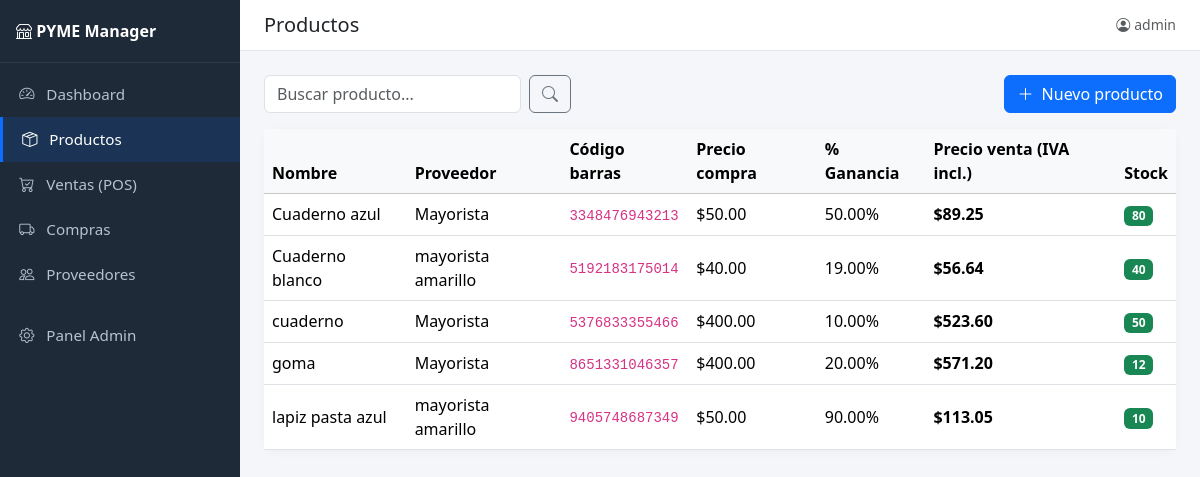
The page /productos/ (signed in) on the database its author committed.
### core/models.py (models this page shows, shortened)
class Producto(models.Model):
    nombre = models.CharField(max_length=100)
    proveedor = models.ForeignKey(
        Proveedor,
        on_delete=models.SET_NULL,
        null=True,
        blank=True,
        related_name='productos'
    )
    codigo_barras = models.CharField(max_length=13, unique=True, null=True, blank=True)
    precio_compra = models.DecimalField(max_digits=10, decimal_places=2)
    porcentaje_ganancia = models.DecimalField(max_digits=5, decimal_places=2)
    stock_actual = models.PositiveIntegerField(default=0)
    stock_minimo = models.PositiveIntegerField(default=5)
    @property
    def precio_venta(self):
        if not self.precio_compra or not self.porcentaje_ganancia:
            return Decimal('0.00')
        ganancia = self.porcentaje_ganancia / Decimal('100')
        precio_base = self.precio_compra * (Decimal('1') + ganancia)
        precio_con_iva = precio_base * (Decimal('1') + IVA)
        return precio_con_iva.quantize(Decimal('0.01'))

class Proveedor(models.Model):
    nombre = models.CharField(max_length=100, unique=True)
    telefono = models.CharField(max_length=20, blank=True, null=True)
    def __str__(self):
        return self.nombre

### core/views.py (the view)
# urls.py: path('productos/', views.productos_lista, name='productos_lista'),
def productos_lista(request):
    query = request.GET.get('q', '').strip()
    productos = Producto.objects.select_related('proveedor').order_by('nombre')
    if query:
        productos = productos.filter(nombre__icontains=query)
    context = {
        'productos': productos,
        'query': query,
        'form': ProductoForm(),
    }
    return render(request, 'productos.html', context)

### core/forms.py
class ProductoForm(forms.ModelForm):
    class Meta:
        model = Producto
        fields = [
            'nombre', 'proveedor', 'precio_compra',
            'porcentaje_ganancia', 'stock_actual', 'stock_minimo',
        ]
        widgets = {
            'nombre': forms.TextInput(attrs={
                'class': 'form-control', 'placeholder': 'Ej: Coca-Cola 1.5L'
            }),
            'proveedor': forms.Select(attrs={'class': 'form-select'}),
            'precio_compra': forms.NumberInput(attrs={
                'class': 'form-control', 'step': '0.01', 'min': '0'
            }),
            'porcentaje_ganancia': forms.NumberInput(attrs={
                'class': 'form-control', 'step': '0.01', 'min': '0'
            }),
            'stock_actual': forms.NumberInput(attrs={
                'class': 'form-control', 'min': '0'
            }),
            'stock_minimo': forms.NumberInput(attrs={
                'class': 'form-control', 'min': '0'
            }),
        }

### core/templates/productos.html (shortened to what this page needs)
{% extends 'base.html' %}
{% block page_title %}Productos{% endblock %}
{% block content %}
<div class="d-flex justify-content-between align-items-center mb-3">
  <form method="get" class="d-flex" style="max-width: 320px;">
    <input type="text" name="q" value="{{ query }}" class="form-control"
           placeholder="Buscar producto...">
    <button class="btn btn-outline-secondary ms-2" type="submit">
      <i class="bi bi-search"></i>
    </button>
  </form>
  <button class="btn btn-primary" data-bs-toggle="modal" data-bs-target="#modalProducto">
    <i class="bi bi-plus-lg me-1"></i> Nuevo producto
  </button>
</div>
<div class="card card-stat">
  <div class="table-responsive">
    <table class="table align-middle mb-0">
      <thead class="table-light">
        <tr>
          <th>Nombre</th>
          <th>Proveedor</th>
          <th>Código barras</th>
          <th>Precio compra</th>
          <th>% Ganancia</th>
          <th>Precio venta (IVA incl.)</th>
          <th>Stock</th>
        </tr>
      </thead>
      <tbody>
        {% for producto in productos %}
        <tr>
          <td>{{ producto.nombre }}</td>
          <td>{{ producto.proveedor|default:"—" }}</td>
          <td><code>{{ producto.codigo_barras }}</code></td>
          <td>${{ producto.precio_compra }}</td>
          <td>{{ producto.porcentaje_ganancia }}%</td>
          <td class="fw-semibold">${{ producto.precio_venta }}</td>
          <td>
            {% if producto.stock_actual <= producto.stock_minimo %}
              <span class="badge bg-danger">{{ producto.stock_actual }}</span>
            {% else %}
              <span class="badge bg-success">{{ producto.stock_actual }}</span>
            {% endif %}
          </td>
        </tr>
        {% empty %}
        <tr><td colspan="7" class="text-center text-muted py-4">No se encontraron productos.</td></tr>
        {% endfor %}
      </tbody>
    </table>
  </div>
</div>
{% endblock %}

### core/templates/base.html (shortened to what this page needs)
<!DOCTYPE html>
<html lang="es">
<head>
<link href="https://cdn.jsdelivr.net/npm/bootstrap@5.3.3/dist/css/bootstrap.min.css" rel="stylesheet">
<link rel="stylesheet" href="https://cdn.jsdelivr.net/npm/bootstrap-icons@1.11.3/font/bootstrap-icons.css">
</head>
<body>
<nav class="sidebar" id="sidebar">
  <div class="brand"><i class="bi bi-shop"></i> PYME Manager</div>
  <ul class="nav flex-column mt-2">
    <li class="nav-item">
      <a class="nav-link {% if request.resolver_match.url_name == 'dashboard' %}active{% endif %}"
         href="{% url 'core:dashboard' %}">
        <i class="bi bi-speedometer2 me-2"></i> Dashboard
      </a>
    </li>
    <li class="nav-item">
      <a class="nav-link {% if request.resolver_match.url_name == 'productos_lista' %}active{% endif %}"
         href="{% url 'core:productos_lista' %}">
        <i class="bi bi-box-seam me-2"></i> Productos
      </a>
    </li>
    <li class="nav-item">
      <a class="nav-link" href="#"><i class="bi bi-cart-check me-2"></i> Ventas (POS)</a>
    </li>
    <li class="nav-item">
      <a class="nav-link" href="#"><i class="bi bi-truck me-2"></i> Compras</a>
    </li>
    <li class="nav-item">
      <a class="nav-link" href="#"><i class="bi bi-people me-2"></i> Proveedores</a>
    </li>
    <li class="nav-item mt-3">
      <a class="nav-link" href="{% url 'admin:index' %}"><i class="bi bi-gear me-2"></i> Panel Admin</a>
    </li>
  </ul>
</nav>
<div class="main-content">
  <div class="topbar d-flex justify-content-between align-items-center">
    <h5 class="mb-0">{% block page_title %}Dashboard{% endblock %}</h5>
    <span class="text-muted small">
      <i class="bi bi-person-circle me-1"></i>{{ request.user.username|default:"Invitado" }}
    </span>
  </div>
  <div class="p-4">
    {% block content %}{% endblock %}
  </div>
</div>
</body>
</html>

### core/templates/base.html (style rules this page uses)
:root { --sidebar-width: 240px; --brand-color: #0d6efd; }
body { background-color: #f4f6f9; font-family: 'Segoe UI', system-ui, sans-serif; }
.sidebar { width: var(--sidebar-width); min-height: 100vh; background: #1e2a38; position: fixed; top: 0; left: 0; transition: margin-left .3s ease; z-index: 1030; }
.sidebar .brand { color: #fff; font-weight: 700; padding: 1.2rem 1rem; border-bottom: 1px solid rgba(255,255,255,.08); }
.sidebar .nav-link { color: #b6c2cf; padding: .7rem 1.2rem; font-size: .95rem; }
.sidebar .nav-link i { width: 22px; }
.sidebar .nav-link.active, .sidebar .nav-link:hover { background: rgba(13,110,253,.15); color: #fff; border-left: 3px solid var(--brand-color); }
.main-content { margin-left: var(--sidebar-width); min-height: 100vh; }
.topbar { background: #fff; border-bottom: 1px solid #e5e9ef; padding: .8rem 1.5rem; }
.card-stat { border: none; border-radius: .8rem; box-shadow: 0 2px 10px rgba(0,0,0,.04); }

### rows shown on the page
Producto: nombre "Cuaderno azul", proveedor "Mayorista", codigo_barras "3348476943213", precio_compra "50.00", porcentaje_ganancia "50.00", precio_venta "89.25", stock_actual "80"
Producto: nombre "Cuaderno blanco", proveedor "mayorista amarillo", codigo_barras "5192183175014", precio_compra "40.00", porcentaje_ganancia "19.00", precio_venta "56.64", stock_actual "40"
Producto: nombre "cuaderno", proveedor "Mayorista", codigo_barras "5376833355466", precio_compra "400.00", porcentaje_ganancia "10.00", precio_venta "523.60", stock_actual "50"
Producto: nombre "goma", proveedor "Mayorista", codigo_barras "8651331046357", precio_compra "400.00", porcentaje_ganancia "20.00", precio_venta "571.20", stock_actual "12"
Producto: nombre "lapiz pasta azul", proveedor "mayorista amarillo", codigo_barras "9405748687349", precio_compra "50.00", porcentaje_ganancia "90.00", precio_venta "113.05", stock_actual "10"

### other values the page prints
{{ request.user.username|default:"Invitado" }} "admin"
